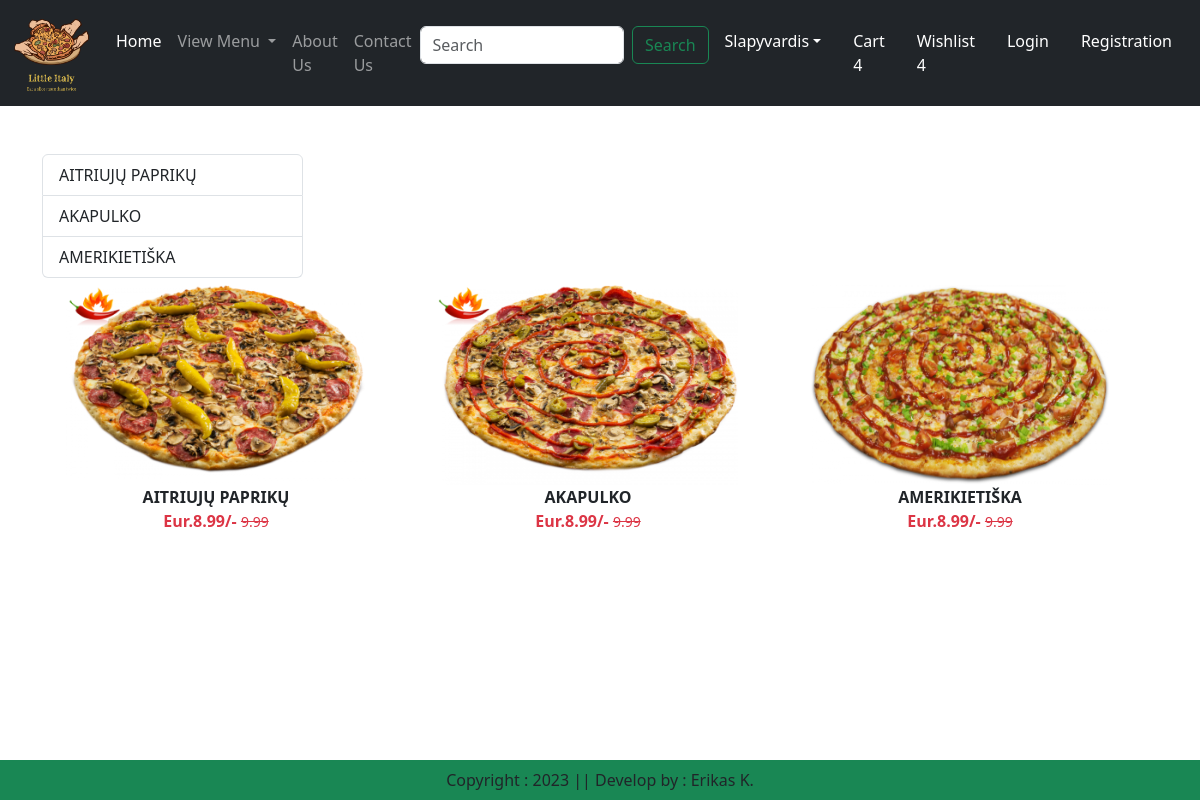
Screenshot of /category/PZ with the database file from the repository.
### app/models.py (models this page shows, shortened)
class Product(models.Model):
    title = models.CharField(max_length=100)
    selling_price = models.FloatField()
    discounted_price = models.FloatField(null=True)
    description = models.TextField()
    composition = models.TextField(default='')
    category = models.CharField(choices=CATEGORY_CHOICES, max_length=2)
    product_image = models.ImageField(upload_to='product')

### app/views.py (the view)
# urls.py: path("category/<slug:val>", views.CategoryView.as_view(), name="category"),
class CategoryView(View):
    def get(self, request, val):
        product = Product.objects.filter(category=val)
        title = Product.objects.filter(category=val).values('title')
        return render(request, "app/category.html", locals())

### app/templates/app/category.html (shortened to what this page needs)
{% extends "app/base.html" %}
{% load static %}
{% block main-content %}
<div class="container my-5">
    <div class="row">
        <div class="col-sm-3">
            <div class="list-group">
                {% for val in title %}
                <a href="{% url 'category-title' val.title %}" class="list-group-item
                 list-group-item-action" aria-current="true">{{val.title}}</a>
                {% endfor %}
            </div>
        </div>
        <div class="col-sm-9"></div>
            <div class="row">
                {% for prod in product %}
                <div class="col text-center mb-4">
                    <a href="{% url 'product-detail' prod.id %}" class="btn">
                        <div>
                            <img src="{{prod.product_image.url}}" width="300px" height="200px" />
                            <div class="fw-bold">{{prod.title}}</div>
                            <div class="fw-bold text-danger">Eur.{{prod.discounted_price}}/-
                                <small class="fw-light text-decoration-line-through">
                                    {{prod.selling_price}}
                                </small>
                            </div>
                        </div>
                    </a>
                </div>
                {% endfor %}
            </div>
    </div>
</div>
{% endblock main-content %}

### rows the page displays
Product: product_image (picture), title "AITRIUJŲ PAPRIKŲ", discounted_price "8.99", selling_price "9.99"
Product: product_image (picture), title "AKAPULKO", discounted_price "8.99", selling_price "9.99"
Product: product_image (picture), title "AMERIKIETIŠKA", discounted_price "8.99", selling_price "9.99"

### other values shown
{{ val.title }} "AITRIUJŲ PAPRIKŲ" "AKAPULKO" "AMERIKIETIŠKA"
